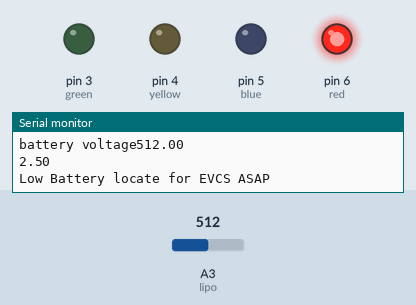
Bench run of a sketch on a simulated Arduino Uno, built with avr-gcc and run on an emulated ATmega328P. Parts: output pins drawn as LEDs (lit = HIGH), the last lines printed to the serial monitor. Inputs (shaded band) come from the test bench; at power-on: A3 (lipo) = 512.

Above: at 6.2 s.
6.3 s: A3 (lipo) set to 937
7.9 s: A3 (lipo) set to 964
At 9.3 s:
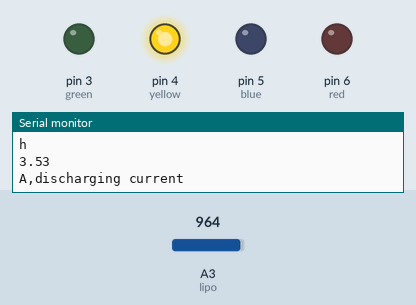
9.9 s: A3 (lipo) set to 991
11.4 s: A3 (lipo) set to 1017
At 12.8 s:
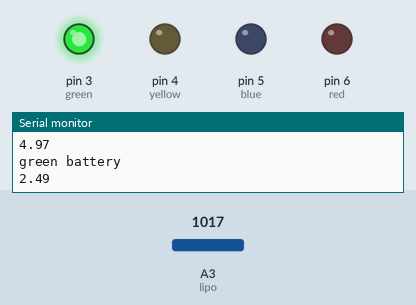
13.2 s: A3 (lipo) set to 990
At 14.4 s:
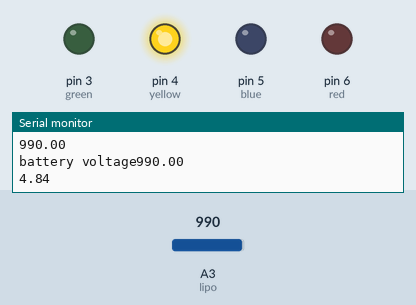
14.7 s: A3 (lipo) set to 1010
At 15.8 s:
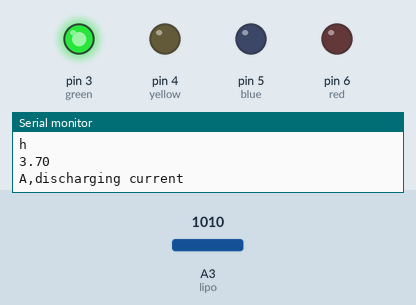
Timing chart, 0 to 17.4 s (numbered marks = the images above; inputs shaded):
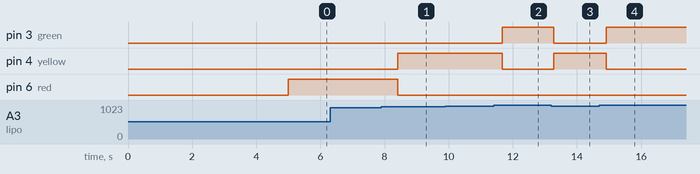

The sketch:

without_esp_lipo.ino
```cpp
#include <SoftwareSerial.h>
#define red 6
#define yellow 4
#define green 3
#define blue 5
#define lipo A3
float lipoV=0;
float v=0;
float i=0;
int r = 2;
float c = 0;
float e = 0;
float t = 0;
float id = 0;
void setup()
{
  pinMode (red,OUTPUT);
  pinMode (blue,OUTPUT);
  pinMode(yellow,OUTPUT);
  pinMode(green,OUTPUT);
  pinMode(lipo,INPUT);
  Serial.begin(9600);
  delay(5000);
  }
void loop()
{
lipoV=analogRead(lipo);
Serial.println(lipoV);
Serial.print("battery voltage");
v = (lipoV * 5)/1023;
i= v/r;
  e = v*i;
  c = e/v;
  id = 1.5*c;
  t = c/id;

    if(lipoV<950)
    {
      digitalWrite(red,HIGH);
      digitalWrite(yellow,LOW);
      digitalWrite(green,LOW);
      Serial.println(lipoV);
      Serial.println(v);
      Serial.println("Low Battery locate for EVCS ASAP");
      Serial.println(e);
      Serial.println("Wh");
      Serial.println(c);
      Serial.println("Ah");
      Serial.println(t);
      Serial.println("h");
      Serial.println(id);
      Serial.println("A,discharging current");
      delay(500);
    }
    if(lipoV>950 && lipoV<1000)
    {
      digitalWrite(red,LOW);
      digitalWrite(yellow,HIGH);
      digitalWrite(green,LOW);
      Serial.println(lipoV);
      Serial.println(v);
      Serial.println("getting low battery");
      Serial.println(c);
      Serial.println("Ah");
      Serial.println(t);
      Serial.println("h");
      Serial.println(id);
      Serial.println("A,discharging current");
      delay(500);
    }
      if(lipoV>1000)
      {
        digitalWrite(red,LOW);
        digitalWrite(yellow,LOW);
        digitalWrite(green,HIGH);
        Serial.println(lipoV);
        Serial.println(v);
        Serial.println("green battery");
        Serial.println(c);
        Serial.println("Ah");
        Serial.println(t);
        Serial.println("h");
        Serial.println(id);
        Serial.println("A,discharging current");
        delay(500);
      }
}
```

Measured:
- the behaviour switches between 950 and 951 on A3 (lipo) (found by bisection; images 0 and 1)
- the behaviour switches between 1000 and 1001 on A3 (lipo) (found by bisection; images 1 and 2)
- after the input at 7.9 s, pin 4 (yellow): LOW → HIGH after 0.51 s; pin 6 (red): HIGH → LOW after 0.51 s
- after the input at 11.4 s, pin 3 (green): LOW → HIGH after 0.26 s; pin 4 (yellow): HIGH → LOW after 0.26 s
- after the input at 13.2 s, pin 3 (green): HIGH → LOW after 0.08 s; pin 4 (yellow): LOW → HIGH after 0.08 s
- after the input at 14.7 s, pin 3 (green): LOW → HIGH after 0.21 s; pin 4 (yellow): HIGH → LOW after 0.21 s
